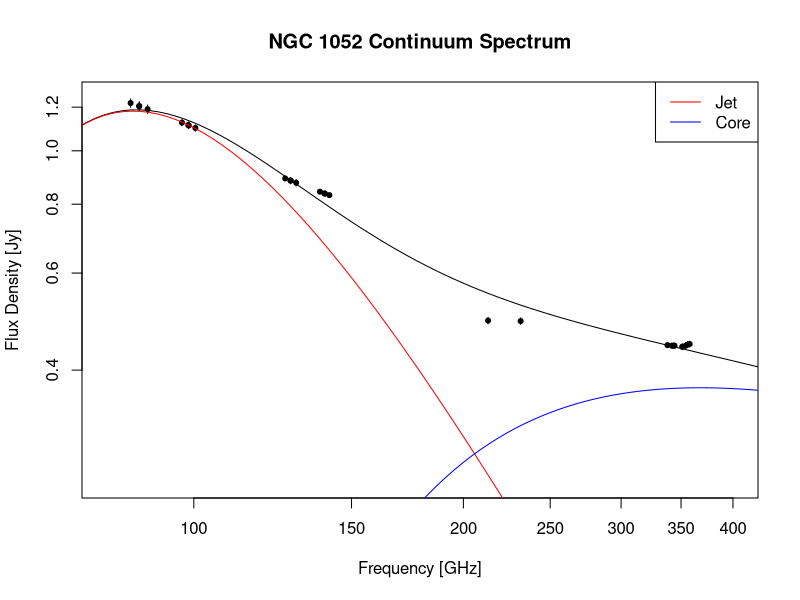

This chart was generated by the following R code:
CoreSPIX <- -0.5
JetSPIX <- -3
FFAspec <- function(Sc, alpha, tau0, nu){
	# nu : frequency [GHz]
	# alpha : spectral index d log(S) / d log(nu)
	# Sc : Unabsorbed flux density at 1 GHz
	# tau0 : FFA optical depth at 1 GHz (= 0.46 ne^2 Te^-3/2 dL)
	return(Sc * nu^alpha * exp(-tau0* nu^{-2.1}))
}

K53 <- function(x){ besselK(x, 5/3) }
F <- function(x){
	y <- numeric(length(x))
	for(index in 1:length(x)){
		y[index] <- x[index]* integrate(K53, lower = x[index], upper = 1000)$value
	}
	return( y )
}

SSAspec <- function(Sc, alpha, peakFreq, nu){
	return( Sc* (nu/peakFreq)^2.5 * (1.0 - exp( -(nu/peakFreq)^(alpha - 2.5))) )
}

SynchrotronBreakSpec <- function(Sc, alpha, breakFreq, nu){
	return( Sc* ( nu^(alpha) * exp(- nu/breakFreq) ))
	# return( Sc* ( nu^(alpha) * exp(- nu/breakFreq) + nu^(alpha - 2.5) * (1.0 - exp(- nu/breakFreq))))
}

FreqPoints <- c( 88.8,  86.9,  86.9,  85.0,  97.0,  98.7,  98.6, 100.4, 130.1, 128.2, 128.3, 126.5, 138.3, 140.1, 139.9, 141.7, 354.1, 356.0, 357.9, 351.0, 343.2, 344.2, 341.8, 338.0, 231.7, 213.1)
FluxPoints <- c(1.190, 1.205, 1.205, 1.221, 1.125, 1.112, 1.114, 1.100, 0.875, 0.883, 0.883, 0.891, 0.843, 0.836, 0.837, 0.831, 0.443, 0.445, 0.446, 0.441, 0.443, 0.443, 0.443, 0.444, 0.491, 0.492)
FluxError <-  c( 0.004256,  0.004256,  0.004256,  0.004256,  0.002932,  0.002932,  0.002932, 0.002932, 0.002390, 0.002390, 0.000157, 0.000157, 0.001359, 0.001359, 0.001359, 0.001359, 0.001137, 0.001137, 0.001137, 0.001137, 0.000901, 0.000901, 0.000901, 0.000901, 0.001359, 0.001359)
ContDF <- data.frame(freq=FreqPoints, flux=FluxPoints, err=FluxError)

fit <- nls(formula = flux ~ a* freq^(CoreSPIX)* exp(-b* freq^(-2.1)) + c* freq^(JetSPIX)* exp(-d* freq^(-2.1)), data=ContDF, weight=1/err, start=list(a=20, b=100000, c=2e+05, d=10000))

freq <- 10^seq(1, 3, by=0.01)
#CoreParam <- c(0.725, -0.1, 2.5e+04)
#JetParam <- c(1.9e+05, -2.5, 10000) 

CoreParam <- c(coef(fit)['a'], CoreSPIX, coef(fit)['b'])
JetParam <- c(coef(fit)['c'], JetSPIX, coef(fit)['d']) 

Score <- FFAspec(CoreParam[1], CoreParam[2], CoreParam[3], freq)
Sjet  <- FFAspec(JetParam[1], JetParam[2], JetParam[3], freq)

Colors <- c('red', 'blue')
Labels <- c('Jet', 'Core')
pdf('ContSpec.pdf', width=7, height=7)
plot(freq, Score + Sjet, type='l', log='xy', xlim=c(80,400), ylim=c(0.25, 1.25), xlab='Frequency [GHz]', ylab='Flux Density [Jy]', main='NGC 1052 Continuum Spectrum')
arrows(ContDF$freq, ContDF$flux + 5*ContDF$err, ContDF$freq, ContDF$flux - 5*ContDF$err, length=0)
points(ContDF, pch=20)
lines(freq, Sjet, type='l', col=Colors[1])
lines(freq, Score, type='l',  col=Colors[2]) 
legend("topright", legend = Labels, col = Colors, lty=1)
dev.off()